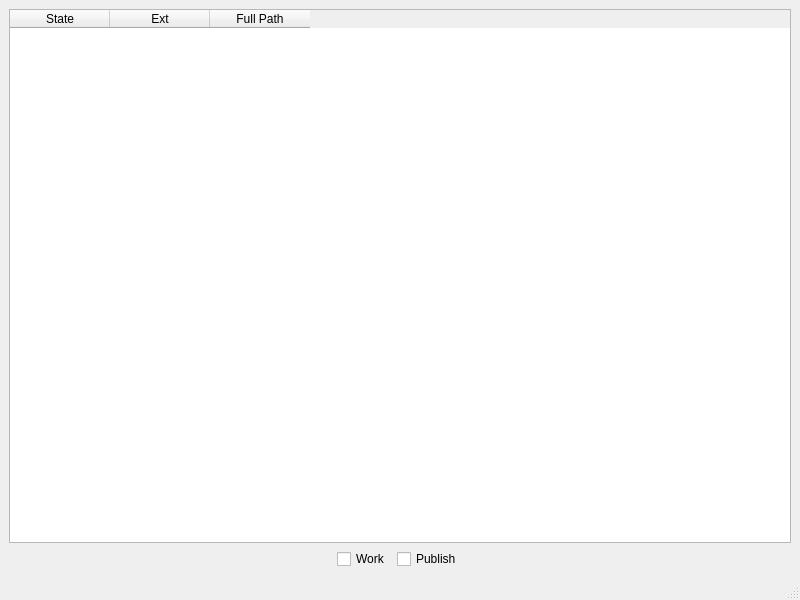
<?xml version="1.0" encoding="UTF-8"?>
<ui version="4.0">
 <class>MainWindow</class>
 <widget class="QMainWindow" name="MainWindow">
  <property name="geometry">
   <rect>
    <x>0</x>
    <y>0</y>
    <width>800</width>
    <height>600</height>
   </rect>
  </property>
  <property name="windowTitle">
   <string>MainWindow</string>
  </property>
  <widget class="QWidget" name="centralwidget">
   <layout class="QGridLayout" name="gridLayout">
    <item row="0" column="0">
     <layout class="QVBoxLayout" name="verticalLayout_2">
      <item>
       <widget class="QTableWidget" name="list_view">
        <column>
         <property name="text">
          <string>State</string>
         </property>
        </column>
        <column>
         <property name="text">
          <string>Ext</string>
         </property>
        </column>
        <column>
         <property name="text">
          <string>Full Path</string>
         </property>
        </column>
       </widget>
      </item>
      <item>
       <layout class="QHBoxLayout" name="horizontalLayout_2">
        <item>
         <layout class="QHBoxLayout" name="horizontalLayout_4">
          <item>
           <layout class="QVBoxLayout" name="verticalLayout">
            <item>
             <layout class="QHBoxLayout" name="state_layout">
              <item>
               <widget class="QCheckBox" name="cbx_work">
                <property name="text">
                 <string>Work</string>
                </property>
               </widget>
              </item>
              <item>
               <widget class="QCheckBox" name="cbx_publish">
                <property name="text">
                 <string>Publish</string>
                </property>
               </widget>
              </item>
             </layout>
            </item>
            <item>
             <layout class="QHBoxLayout" name="apps_layout"/>
            </item>
           </layout>
          </item>
         </layout>
        </item>
        <item>
         <layout class="QVBoxLayout" name="button_layout"/>
        </item>
       </layout>
      </item>
     </layout>
    </item>
   </layout>
  </widget>
  <widget class="QMenuBar" name="menubar">
   <property name="geometry">
    <rect>
     <x>0</x>
     <y>0</y>
     <width>800</width>
     <height>21</height>
    </rect>
   </property>
  </widget>
  <widget class="QStatusBar" name="statusbar"/>
 </widget>
 <resources/>
 <connections/>
</ui>
